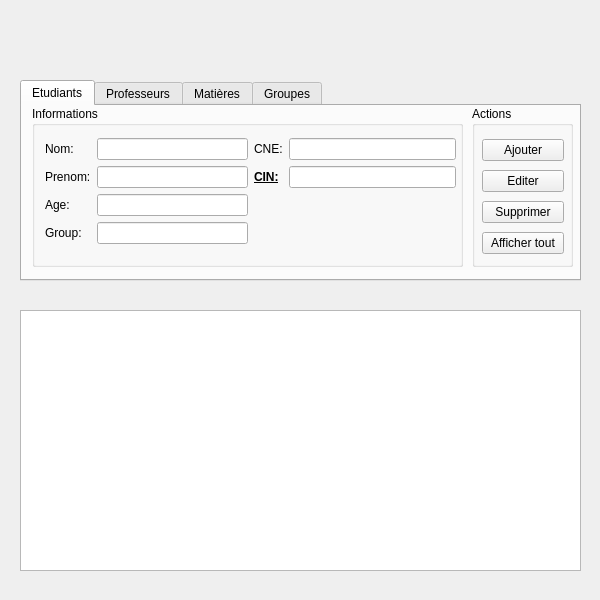
<?xml version="1.0" encoding="UTF-8"?>
<ui version="4.0">
 <class>ControlPanel</class>
 <widget class="QWidget" name="ControlPanel">
  <property name="geometry">
   <rect>
    <x>0</x>
    <y>0</y>
    <width>600</width>
    <height>600</height>
   </rect>
  </property>
  <property name="windowTitle">
   <string>Form</string>
  </property>
  <widget class="QTabWidget" name="tabWidget">
   <property name="geometry">
    <rect>
     <x>20</x>
     <y>80</y>
     <width>561</width>
     <height>201</height>
    </rect>
   </property>
   <property name="currentIndex">
    <number>0</number>
   </property>
   <widget class="QWidget" name="Etudiants">
    <attribute name="title">
     <string>Etudiants</string>
    </attribute>
    <widget class="QGroupBox" name="groupBox_2">
     <property name="geometry">
      <rect>
       <x>450</x>
       <y>0</y>
       <width>101</width>
       <height>161</height>
      </rect>
     </property>
     <property name="title">
      <string>Actions</string>
     </property>
     <widget class="QWidget" name="layoutWidget">
      <property name="geometry">
       <rect>
        <x>10</x>
        <y>30</y>
        <width>82</width>
        <height>121</height>
       </rect>
      </property>
      <layout class="QVBoxLayout" name="verticalLayout">
       <item>
        <widget class="QPushButton" name="studentAdd">
         <property name="text">
          <string>Ajouter</string>
         </property>
        </widget>
       </item>
       <item>
        <widget class="QPushButton" name="studentEdit">
         <property name="text">
          <string>Editer</string>
         </property>
        </widget>
       </item>
       <item>
        <widget class="QPushButton" name="studentDelete">
         <property name="text">
          <string>Supprimer</string>
         </property>
        </widget>
       </item>
       <item>
        <widget class="QPushButton" name="studentShow">
         <property name="text">
          <string>Afficher tout</string>
         </property>
        </widget>
       </item>
      </layout>
     </widget>
    </widget>
    <widget class="QGroupBox" name="groupBox">
     <property name="geometry">
      <rect>
       <x>10</x>
       <y>0</y>
       <width>431</width>
       <height>161</height>
      </rect>
     </property>
     <property name="title">
      <string>Informations</string>
     </property>
     <widget class="QWidget" name="">
      <property name="geometry">
       <rect>
        <x>13</x>
        <y>32</y>
        <width>411</width>
        <height>118</height>
       </rect>
      </property>
      <layout class="QHBoxLayout" name="horizontalLayout">
       <item>
        <layout class="QFormLayout" name="formLayout_5">
         <item row="0" column="0">
          <widget class="QLabel" name="label">
           <property name="text">
            <string>Nom:</string>
           </property>
          </widget>
         </item>
         <item row="0" column="1">
          <widget class="QLineEdit" name="studentLName"/>
         </item>
         <item row="1" column="0">
          <widget class="QLabel" name="label_2">
           <property name="text">
            <string>Prenom:</string>
           </property>
          </widget>
         </item>
         <item row="1" column="1">
          <widget class="QLineEdit" name="studentFName"/>
         </item>
         <item row="2" column="0">
          <widget class="QLabel" name="label_3">
           <property name="text">
            <string>Age:</string>
           </property>
          </widget>
         </item>
         <item row="2" column="1">
          <widget class="QLineEdit" name="studentAge"/>
         </item>
         <item row="3" column="0">
          <widget class="QLabel" name="label_4">
           <property name="text">
            <string>Group:</string>
           </property>
          </widget>
         </item>
         <item row="3" column="1">
          <widget class="QLineEdit" name="studentGroup"/>
         </item>
        </layout>
       </item>
       <item>
        <layout class="QFormLayout" name="formLayout">
         <item row="0" column="0">
          <widget class="QLabel" name="label_16">
           <property name="text">
            <string>CNE:</string>
           </property>
          </widget>
         </item>
         <item row="1" column="0">
          <widget class="QLabel" name="label_17">
           <property name="font">
            <font>
             <bold>true</bold>
             <underline>true</underline>
            </font>
           </property>
           <property name="text">
            <string>CIN:</string>
           </property>
          </widget>
         </item>
         <item row="1" column="1">
          <widget class="QLineEdit" name="studentCIN"/>
         </item>
         <item row="0" column="1">
          <widget class="QLineEdit" name="studentCNE"/>
         </item>
        </layout>
       </item>
      </layout>
     </widget>
    </widget>
   </widget>
   <widget class="QWidget" name="Professeurs">
    <attribute name="title">
     <string>Professeurs</string>
    </attribute>
    <widget class="QGroupBox" name="groupBox_3">
     <property name="geometry">
      <rect>
       <x>450</x>
       <y>0</y>
       <width>101</width>
       <height>161</height>
      </rect>
     </property>
     <property name="title">
      <string>Actions</string>
     </property>
     <widget class="QWidget" name="layoutWidget">
      <property name="geometry">
       <rect>
        <x>10</x>
        <y>30</y>
        <width>81</width>
        <height>121</height>
       </rect>
      </property>
      <layout class="QVBoxLayout" name="verticalLayout_2">
       <item>
        <widget class="QPushButton" name="ProfAdd">
         <property name="text">
          <string>Ajouter</string>
         </property>
        </widget>
       </item>
       <item>
        <widget class="QPushButton" name="profEdit">
         <property name="text">
          <string>Editer</string>
         </property>
        </widget>
       </item>
       <item>
        <widget class="QPushButton" name="profDelete">
         <property name="text">
          <string>Supprimer</string>
         </property>
        </widget>
       </item>
       <item>
        <widget class="QPushButton" name="profShow">
         <property name="text">
          <string>Afficher tout</string>
         </property>
        </widget>
       </item>
      </layout>
     </widget>
    </widget>
    <widget class="QGroupBox" name="groupBox_4">
     <property name="geometry">
      <rect>
       <x>10</x>
       <y>0</y>
       <width>431</width>
       <height>161</height>
      </rect>
     </property>
     <property name="title">
      <string>Informations</string>
     </property>
     <layout class="QFormLayout" name="formLayout_2">
      <item row="0" column="0">
       <widget class="QLabel" name="label_5">
        <property name="text">
         <string>Nom:</string>
        </property>
       </widget>
      </item>
      <item row="0" column="1">
       <widget class="QLineEdit" name="profLName"/>
      </item>
      <item row="1" column="0">
       <widget class="QLabel" name="label_6">
        <property name="text">
         <string>Prenom:</string>
        </property>
       </widget>
      </item>
      <item row="1" column="1">
       <widget class="QLineEdit" name="profFName"/>
      </item>
      <item row="2" column="0">
       <widget class="QLabel" name="label_7">
        <property name="font">
         <font>
          <bold>true</bold>
          <underline>true</underline>
         </font>
        </property>
        <property name="text">
         <string>code:</string>
        </property>
       </widget>
      </item>
      <item row="2" column="1">
       <widget class="QLineEdit" name="profCode"/>
      </item>
      <item row="3" column="0">
       <widget class="QLabel" name="label_8">
        <property name="text">
         <string>Matière</string>
        </property>
       </widget>
      </item>
      <item row="3" column="1">
       <widget class="QLineEdit" name="profSubject"/>
      </item>
     </layout>
    </widget>
   </widget>
   <widget class="QWidget" name="Matieres">
    <attribute name="title">
     <string>Matières</string>
    </attribute>
    <widget class="QGroupBox" name="groupBox_7">
     <property name="geometry">
      <rect>
       <x>449</x>
       <y>1</y>
       <width>101</width>
       <height>161</height>
      </rect>
     </property>
     <property name="sizePolicy">
      <sizepolicy hsizetype="Preferred" vsizetype="Preferred">
       <horstretch>0</horstretch>
       <verstretch>0</verstretch>
      </sizepolicy>
     </property>
     <property name="minimumSize">
      <size>
       <width>100</width>
       <height>0</height>
      </size>
     </property>
     <property name="title">
      <string>Actions</string>
     </property>
     <widget class="QWidget" name="layoutWidget_3">
      <property name="geometry">
       <rect>
        <x>11</x>
        <y>30</y>
        <width>81</width>
        <height>121</height>
       </rect>
      </property>
      <layout class="QVBoxLayout" name="verticalLayout_4">
       <item>
        <widget class="QPushButton" name="SubjectAdd">
         <property name="text">
          <string>Ajouter</string>
         </property>
        </widget>
       </item>
       <item>
        <widget class="QPushButton" name="subjectEdit">
         <property name="text">
          <string>Editer</string>
         </property>
        </widget>
       </item>
       <item>
        <widget class="QPushButton" name="subjectDelete">
         <property name="text">
          <string>Supprimer</string>
         </property>
        </widget>
       </item>
       <item>
        <widget class="QPushButton" name="subjectShow">
         <property name="text">
          <string>Afficher tout</string>
         </property>
        </widget>
       </item>
      </layout>
     </widget>
    </widget>
    <widget class="QGroupBox" name="groupBox_8">
     <property name="geometry">
      <rect>
       <x>11</x>
       <y>1</y>
       <width>431</width>
       <height>161</height>
      </rect>
     </property>
     <property name="title">
      <string>Informations</string>
     </property>
     <widget class="QWidget" name="">
      <property name="geometry">
       <rect>
        <x>12</x>
        <y>31</y>
        <width>411</width>
        <height>121</height>
       </rect>
      </property>
      <layout class="QFormLayout" name="formLayout_4">
       <item row="0" column="0">
        <widget class="QLabel" name="label_12">
         <property name="text">
          <string>Libellé:</string>
         </property>
        </widget>
       </item>
       <item row="0" column="1">
        <widget class="QLineEdit" name="subjectLabel"/>
       </item>
       <item row="1" column="0">
        <widget class="QLabel" name="label_13">
         <property name="font">
          <font>
           <italic>false</italic>
           <bold>true</bold>
           <underline>true</underline>
          </font>
         </property>
         <property name="text">
          <string>Code:</string>
         </property>
        </widget>
       </item>
       <item row="1" column="1">
        <widget class="QLineEdit" name="subjectCode"/>
       </item>
       <item row="2" column="0">
        <widget class="QLabel" name="label_14">
         <property name="text">
          <string>coefficient</string>
         </property>
        </widget>
       </item>
       <item row="2" column="1">
        <widget class="QLineEdit" name="subjectCoef"/>
       </item>
      </layout>
     </widget>
    </widget>
   </widget>
   <widget class="QWidget" name="Groupes">
    <attribute name="title">
     <string>Groupes</string>
    </attribute>
    <widget class="QGroupBox" name="groupBox_5">
     <property name="geometry">
      <rect>
       <x>450</x>
       <y>0</y>
       <width>101</width>
       <height>161</height>
      </rect>
     </property>
     <property name="title">
      <string>Actions</string>
     </property>
     <widget class="QWidget" name="layoutWidget_2">
      <property name="geometry">
       <rect>
        <x>10</x>
        <y>30</y>
        <width>82</width>
        <height>116</height>
       </rect>
      </property>
      <layout class="QVBoxLayout" name="verticalLayout_3">
       <item>
        <widget class="QPushButton" name="groupAdd">
         <property name="text">
          <string>Ajouter</string>
         </property>
        </widget>
       </item>
       <item>
        <widget class="QPushButton" name="groupEdit">
         <property name="text">
          <string>Editer</string>
         </property>
        </widget>
       </item>
       <item>
        <widget class="QPushButton" name="groupDelete">
         <property name="text">
          <string>Supprimer</string>
         </property>
        </widget>
       </item>
       <item>
        <widget class="QPushButton" name="groupShow">
         <property name="text">
          <string>Afficher tout</string>
         </property>
        </widget>
       </item>
      </layout>
     </widget>
    </widget>
    <widget class="QGroupBox" name="groupBox_6">
     <property name="geometry">
      <rect>
       <x>0</x>
       <y>0</y>
       <width>441</width>
       <height>161</height>
      </rect>
     </property>
     <property name="title">
      <string>Informations</string>
     </property>
     <layout class="QFormLayout" name="formLayout_3">
      <item row="0" column="0">
       <widget class="QLabel" name="label_9">
        <property name="font">
         <font>
          <bold>true</bold>
          <underline>true</underline>
         </font>
        </property>
        <property name="text">
         <string>Nombre:</string>
        </property>
       </widget>
      </item>
      <item row="0" column="1">
       <widget class="QLineEdit" name="groupNumber"/>
      </item>
      <item row="1" column="0">
       <widget class="QLabel" name="label_10">
        <property name="text">
         <string>Année:</string>
        </property>
       </widget>
      </item>
      <item row="1" column="1">
       <widget class="QLineEdit" name="groupYear"/>
      </item>
     </layout>
    </widget>
   </widget>
  </widget>
  <widget class="QTableView" name="tableView">
   <property name="geometry">
    <rect>
     <x>20</x>
     <y>310</y>
     <width>561</width>
     <height>261</height>
    </rect>
   </property>
  </widget>
 </widget>
 <resources/>
 <connections/>
</ui>
